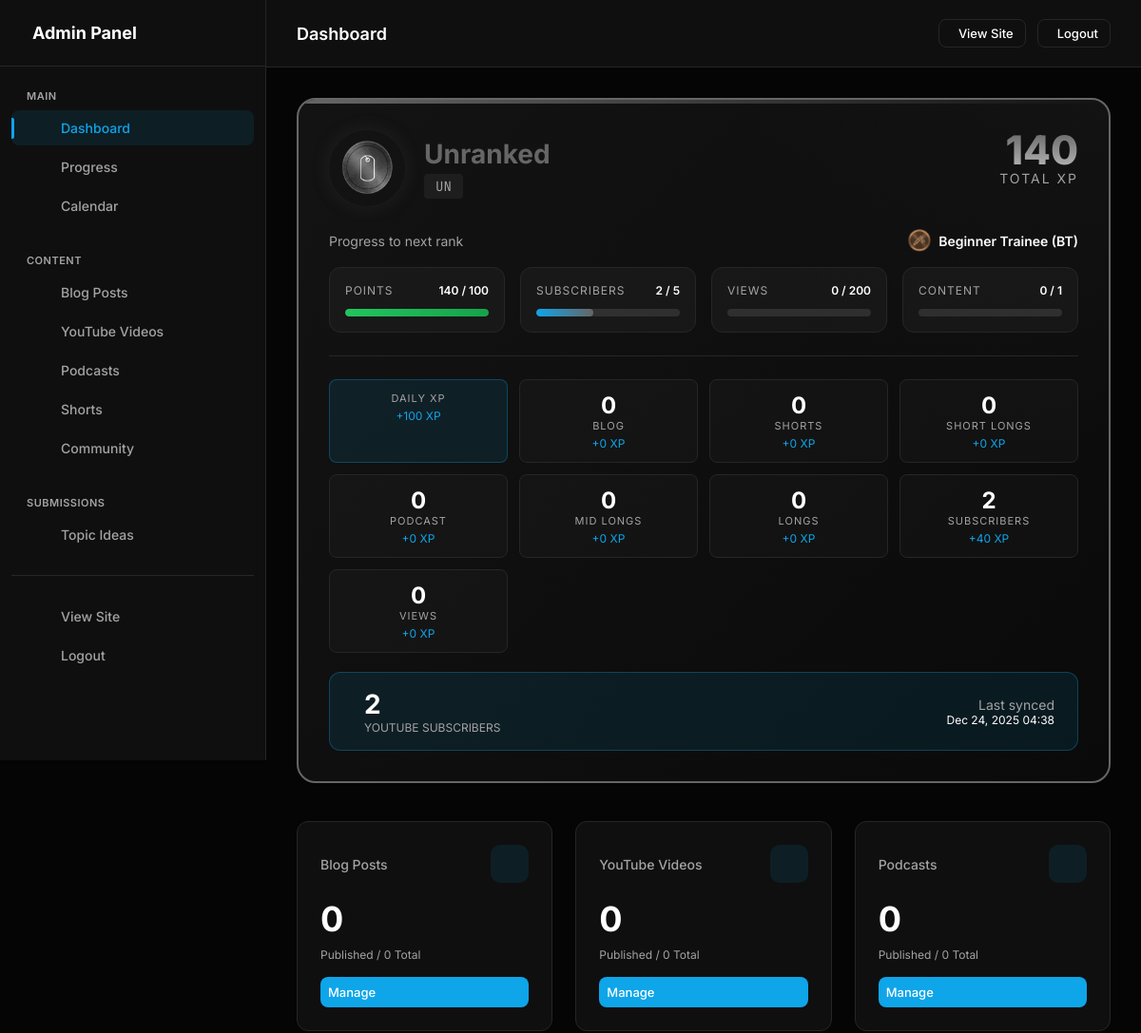
Before: /admin (signed in, upper part) with the older database file.
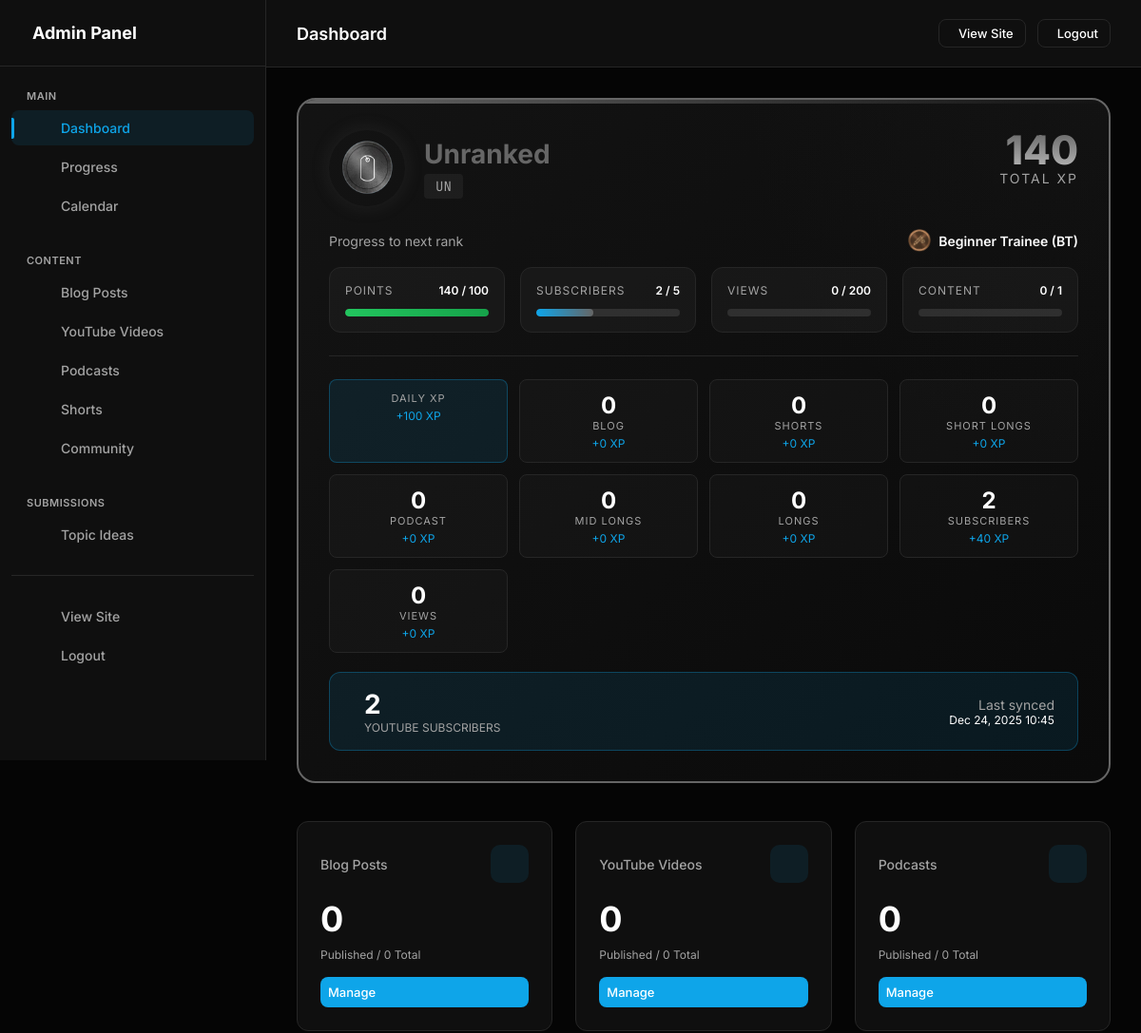
After: the same page with the newer database file.
### models.py (models this page shows, shortened)
class GamificationStats(db.Model):
    __tablename__ = 'gamification_stats'
    id = db.Column(db.Integer, primary_key=True)
    subscriber_count = db.Column(db.Integer, default=0)
    total_channel_views = db.Column(db.Integer, default=0)
    total_points = db.Column(db.Integer, default=0)
    total_content_count = db.Column(db.Integer, default=0)
    total_views = db.Column(db.Integer, default=0)
    current_rank_code = db.Column(db.String(10), default='UNRANKED')
    current_rank_name = db.Column(db.String(50), default='Unranked')
    blog_count = db.Column(db.Integer, default=0)
    shorts_count = db.Column(db.Integer, default=0)
    short_longs_count = db.Column(db.Integer, default=0)  # Videos < 5 min
    podcast_count = db.Column(db.Integer, default=0)
    mid_longs_count = db.Column(db.Integer, default=0)    # Videos 5-15 min
    longs_count = db.Column(db.Integer, default=0)        # Videos > 15 min
    blog_points = db.Column(db.Integer, default=0)
    shorts_points = db.Column(db.Integer, default=0)
    short_longs_points = db.Column(db.Integer, default=0)
    podcast_points = db.Column(db.Integer, default=0)
    mid_longs_points = db.Column(db.Integer, default=0)
    longs_points = db.Column(db.Integer, default=0)
    subscriber_points = db.Column(db.Integer, default=0)  # 1 subscriber = 20 pts
    views_points = db.Column(db.Integer, default=0)       # 1 view = 0.5 pts
    daily_xp_points = db.Column(db.Integer, default=0)    # Accumulated daily XP from tasks
    created_at = db.Column(db.DateTime, default=datetime.utcnow)
    updated_at = db.Column(db.DateTime, default=datetime.utcnow, onupdate=datetime.utcnow)
    last_sync_at = db.Column(db.DateTime)
    def calculate_rank(self):
        current_rank, next_rank = get_rank_for_stats(
            self.total_points,
            self.subscriber_count,
            self.total_views,
            self.total_content_count
        )
        self.current_rank_code = current_rank['code']
        self.current_rank_name = current_rank['name']
        return current_rank, next_rank
    def get_progress_to_next_rank(self):
        current_rank, next_rank = get_rank_for_stats(
            self.total_points,
            self.subscriber_count,
            self.total_views,
            self.total_content_count
        )
        if not next_rank:
            return None  # Max rank achieved
        def safe_progress(current, target):
            if target == 0:
                return 100
            return min(100, int((current / target) * 100))
        return {
            'points': safe_progress(self.total_points, next_rank['points']),
            'subscribers': safe_progress(self.subscriber_count, next_rank['subscribers']),
            'views': safe_progress(self.total_views, next_rank['views']),
            'content': safe_progress(self.total_content_count, next_rank['content']),
            'next_rank': next_rank
        }

### app.py (the view)
    @app.route('/admin')
    @admin_required
    def admin_dashboard():
        sync_message = None
        try:
            sync_result = auto_sync_youtube()
            if sync_result:
                sync_message = sync_result
        except Exception as e:
            sync_message = f"Auto-sync error: {str(e)}"
        total_video_views = db.session.query(db.func.sum(YouTubeVideo.views)).scalar() or 0
        total_shorts_views = db.session.query(db.func.sum(Short.views)).scalar() or 0
        stats = {
            'blog_posts': BlogPost.query.count(),
            'published_blog': BlogPost.query.filter_by(published=True).count(),
            'youtube_videos': YouTubeVideo.query.count(),
            'published_videos': YouTubeVideo.query.filter_by(published=True).count(),
            'podcasts': Podcast.query.count(),
            'published_podcasts': Podcast.query.filter_by(published=True).count(),
            'shorts': Short.query.count(),
            'published_shorts': Short.query.filter_by(published=True).count(),
            'community_posts': CommunityPost.query.count(),
            'published_community': CommunityPost.query.filter_by(published=True).count(),
            'total_video_views': total_video_views,
            'total_shorts_views': total_shorts_views,
            'total_views': total_video_views + total_shorts_views,
        }
        gamification = calculate_gamification_stats()
        current_rank, next_rank = gamification.calculate_rank()
        progress = gamification.get_progress_to_next_rank()
        ranks = [r.to_dict() for r in Rank.get_all_ordered()]
        content_points = get_content_points()
        points_name = get_points_name()
        return render_template('admin/dashboard.html',
                             stats=stats,
                             sync_message=sync_message,
                             gamification=gamification,
                             current_rank=current_rank,
                             next_rank=next_rank,
                             progress=progress,
                             ranks=ranks,
                             content_points=content_points,
                             points_name=points_name)

### models.py (called while the page is built)
def get_content_points():
    return ContentPointValue.get_all_as_dict()

def get_points_name():
    return SystemSettings.get('points_name', 'XP')

    @staticmethod
    def get(key, default=None):
        setting = SystemSettings.query.filter_by(key=key).first()
        return setting.value if setting else default

    @staticmethod
    def get_all_ordered():
        return Rank.query.order_by(Rank.level.asc()).all()

    def to_dict(self):
        return {
            'code': self.code,
            'name': self.name,
            'points': self.points_required,
            'subscribers': self.subscribers_required,
            'views': self.views_required,
            'content': self.content_required,
            'color': self.color,
            'icon': self.icon,
            'level': self.level,
            'is_max_rank': self.is_max_rank
        }

    @staticmethod
    def get_all_as_dict():
        values = ContentPointValue.query.all()
        return {v.content_type: v.points for v in values}

### templates/admin/dashboard.html (shortened to what the changed rows need)
{% extends "admin/base.html" %}
{% block page_title %}Dashboard{% endblock %}
{% block content %}
<div class="gamification-section">
    <div class="rank-card" style="--rank-color: {{ current_rank.color if current_rank else '#666' }};">
        <div class="rank-header">
            <div class="rank-info">
                <div class="rank-details">
                    <h2>{{ current_rank.name if current_rank else 'Unranked' }}</h2>
                </div>
            </div>
            <div class="points-display">
                <div class="points-value">{{ "{:,}".format(gamification.total_points) }}</div>
                <div class="points-label">Total {{ points_name }}</div>
            </div>
        </div>
        {% if progress and next_rank %}
        <div class="progress-section">
            <div class="next-rank-label">
                <span>Progress to next rank</span>
                <span class="next-rank-name" style="display: flex; align-items: center; gap: 8px;">
                    <img src="{{ url_for('static', filename='badges/' ~ next_rank.icon) }}" alt="{{ next_rank.code }}" style="width: 24px; height: 24px;">
                    {{ next_rank.name }} ({{ next_rank.code }})
                </span>
            </div>
            <div class="progress-bars">
                <div class="progress-item">
                    <div class="progress-item-header">
                        <span class="progress-item-label">Points</span>
                        <span class="progress-item-value">{{ "{:,}".format(gamification.total_points) }} / {{ "{:,}".format(next_rank.points) }}</span>
                    </div>
                    <div class="progress-bar-container">
                        <div class="progress-bar-fill {% if progress.points >= 100 %}complete{% endif %}" style="width: {{ progress.points|default(0) }}%;"></div>
                    </div>
                </div>
                <div class="progress-item">
                    <div class="progress-item-header">
                        <span class="progress-item-label">Subscribers</span>
                        <span class="progress-item-value">{{ "{:,}".format(gamification.subscriber_count) }} / {{ "{:,}".format(next_rank.subscribers) }}</span>
                    </div>
                    <div class="progress-bar-container">
                        <div class="progress-bar-fill {% if progress.subscribers >= 100 %}complete{% endif %}" style="width: {{ progress.subscribers|default(0) }}%;"></div>
                    </div>
                </div>
                <div class="progress-item">
                    <div class="progress-item-header">
                        <span class="progress-item-label">Views</span>
                        <span class="progress-item-value">{{ "{:,}".format(gamification.total_views) }} / {{ "{:,}".format(next_rank.views) }}</span>
                    </div>
                    <div class="progress-bar-container">
                    </div>
                </div>
                <div class="progress-item">
                    <div class="progress-item-header">
                        <span class="progress-item-label">Content</span>
                        <span class="progress-item-value">{{ gamification.total_content_count }} / {{ next_rank.content }}</span>
                    </div>
                    <div class="progress-bar-container">
                    </div>
                </div>
            </div>
        </div>
        {% elif current_rank and current_rank.code == 'AL' %}
        <div class="max-rank-achieved">
            <h3><i class="ph ph-crown"></i> APEX LEGEND ACHIEVED!</h3>
            <p style="color: var(--text-muted);">You have reached the maximum rank. Legendary status unlocked!</p>
        </div>
        {% endif %}
        <div class="content-breakdown">
            <div class="content-type-item" style="background: rgba(14, 165, 233, 0.1); border-color: rgba(14, 165, 233, 0.3);">
                <div class="content-type-label">Daily XP</div>
                <div class="content-type-points">+{{ "{:,}".format(gamification.daily_xp_points|default(0)) }} {{ points_name }}</div>
            </div>
            <div class="content-type-item">
                <div class="content-type-count">{{ gamification.blog_count }}</div>
                <div class="content-type-label">Blog</div>
                <div class="content-type-points">+{{ "{:,}".format(gamification.blog_points) }} {{ points_name }}</div>
            </div>
            <div class="content-type-item">
                <div class="content-type-count">{{ gamification.shorts_count }}</div>
                <div class="content-type-label">Shorts</div>
                <div class="content-type-points">+{{ "{:,}".format(gamification.shorts_points) }} {{ points_name }}</div>
            </div>
            <div class="content-type-item">
                <div class="content-type-count">{{ gamification.short_longs_count }}</div>
                <div class="content-type-label">Short Longs</div>
                <div class="content-type-points">+{{ "{:,}".format(gamification.short_longs_points) }} {{ points_name }}</div>
            </div>
            <div class="content-type-item">
                <div class="content-type-count">{{ gamification.podcast_count }}</div>
                <div class="content-type-label">Podcast</div>
                <div class="content-type-points">+{{ "{:,}".format(gamification.podcast_points) }} {{ points_name }}</div>
            </div>
            <div class="content-type-item">
                <div class="content-type-count">{{ gamification.mid_longs_count }}</div>
                <div class="content-type-label">Mid Longs</div>
                <div class="content-type-points">+{{ "{:,}".format(gamification.mid_longs_points) }} {{ points_name }}</div>
            </div>
            <div class="content-type-item">
                <div class="content-type-count">{{ gamification.longs_count }}</div>
                <div class="content-type-label">Longs</div>
                <div class="content-type-points">+{{ "{:,}".format(gamification.longs_points) }} {{ points_name }}</div>
            </div>
            <div class="content-type-item">
                <div class="content-type-count">{{ "{:,}".format(gamification.subscriber_count) }}</div>
                <div class="content-type-label">Subscribers</div>
                <div class="content-type-points">+{{ "{:,}".format(gamification.subscriber_points|default(0)) }} {{ points_name }}</div>
            </div>
            <div class="content-type-item">
                <div class="content-type-count">{{ "{:,}".format(gamification.total_views) }}</div>
                <div class="content-type-label">Views</div>
                <div class="content-type-points">+{{ "{:,}".format(gamification.views_points|default(0)) }} {{ points_name }}</div>
            </div>
        </div>
        <div class="subscribers-display">
            <div>
                <div class="subscribers-count">{{ "{:,}".format(gamification.subscriber_count) }}</div>
                <div class="subscribers-label">YouTube Subscribers</div>
            </div>
            <div style="margin-left: auto; text-align: right;">
                <div style="font-size: 14px; color: var(--text-muted);">Last synced</div>
                <div style="font-size: 12px; color: var(--text-main);">{{ gamification.last_sync_at.strftime('%b %d, %Y %H:%M') if gamification.last_sync_at else 'Never' }}</div>
            </div>
        </div>
    </div>
</div>
            {% set total_content = stats.youtube_videos + stats.shorts %}
            {% set avg_views = (stats.total_views // total_content) if total_content > 0 else 0 %}
{% endblock %}

Changed rows visible on the page:
changed GamificationStats: last_sync_at "Dec 24, 2025 04:38" → "Dec 24, 2025 10:45"
